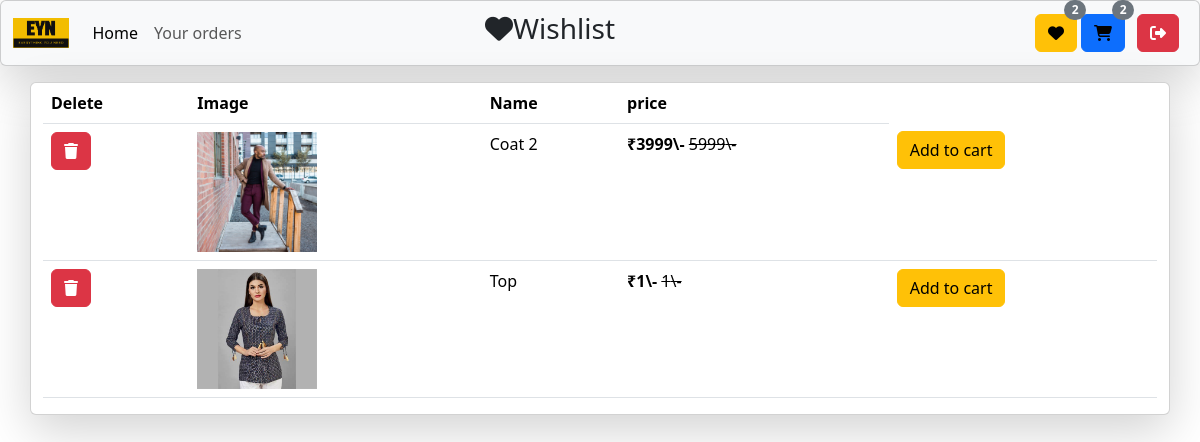
Screenshot of /wishlist/ (signed in) with the database file from the repository.
### home/models.py (models this page shows, shortened)
class BaseModel(models.Model):
    product_uuid = models.UUIDField(default=uuid.uuid4, editable=False, primary_key=True )
    created_at = models.DateField(auto_now_add=True)
    updated_at = models.DateField(auto_now_add=True)
    class Meta:
        abstract = True

class wishlist(BaseModel):
    user = models.ForeignKey(User, on_delete=models.SET_NULL,null=True, blank=True, related_name="wishlist")
    product = models.ForeignKey(products, on_delete=models.CASCADE)

class products(BaseModel):
    product_category = models.CharField(max_length=100)
    product_image = models.ImageField(upload_to="products", null=True, blank=True)
    product_image1 = models.ImageField(upload_to="products", null=True, blank=True)
    product_image2 = models.ImageField(upload_to="products", null=True, blank=True)
    product_name = models.CharField(max_length=100)
    real_price = models.IntegerField(default=1)
    discounted_price = models.IntegerField(default=1)
    product_description = models.TextField()
    size = models.CharField(max_length=100, default="medium")

### home/views.py (the view)
# urls.py: path('wishlist/', wishlist_page, name="wishlist"),
@login_required(login_url='/login/')
def wishlist_page(request):
    user = request.user
    items = wishlist.objects.filter(user=user)
    if not items.exists():
        context={"message":"Your wishlist is empty"}
    else:
        length = len(cart_items.objects.filter(cart__user = user, cart__is_paid = False))
        w_length = len(wishlist.objects.filter(user=user))
        context = {"items":items,"length":length,"w_length":w_length}
    return render(request,"wishlist.html",context)

### home/templates/wishlist.html (shortened to what this page needs)
{% extends "base.html" %}
{% block start %}
<nav class="navbar navbar-expand-lg bg-body-tertiary card shadow-lg">
    <div class="container-fluid">
      <a class="navbar-brand fs-4" href="/"><img src="/media/logo/EYN_edited.png" alt="..." style="height: 30px; margin-bottom: 4px;"></a>
      <div class="collapse navbar-collapse" id="navbarSupportedContent">
        <ul class="navbar-nav me-auto mb-2 mb-lg-0">
          <li class="nav-item">
            <a class="nav-link active" aria-current="page" href="/">Home</a>
          </li>
          <li class="nav-item">
            <a class="nav-link" href="/orders/">Your orders</a>
          </li>
        </ul>
        <h3 class=""><i class="fa-solid fa-heart"></i>Wishlist</h3>
        <a href="/wishlist/"><div class="btn btn-warning icon1"><i class="fa-solid fa-heart"></i><span class="badge text-bg-secondary rounded-pill" style="position: absolute;
            top: -1px;">{{w_length}}</span></div></a>
        <a href="/cart/"><div class="btn btn-primary mx-1"><i class="fa-solid fa-cart-shopping"></i>
            <span class="badge text-bg-secondary rounded-pill" style="position: absolute;
            top: -1px;">{{length}}</span></a></div></a>
        <a class="btn btn-danger mx-2" href="/logout/"><i class="fa-solid fa-right-from-bracket"></i></a>
      </div>
  </nav>
  {% if message %}
    <div class="container d-flex mt-5" style="justify-content: center; height: 400px;">
      <img src="https://www.zolut.com/img/wishlist_empty.png?1460902528" alt="Your wishlist is empty">
    </div>
    <div class="d-flex mb-3" style="justify-content: center;">
      <a href="/"><div class="btn btn-warning">Continue shopping</div></a>
      </div>
  {% else %}
  <div class="container my-3 card shadow-lg">
  <table class="table ">
    <thead>
      <tr>
        <th scope="col">Delete</th>
        <th scope="col">Image</th>
        <th scope="col">Name</th>
        <th scope="col">price</th>
      </tr>
    </thead>
    <tbody>
        {% for item in items %}
      <tr>
        <th scope="row"><a href="/delete-wishlist/{{item.product.product_uuid}}"><div class="btn btn-danger"><i class="fa-solid fa-trash"></i></div></a></th>
        <td><a href="/product/{{item.product.product_uuid}}"><img src="/media/{{item.product.product_image}}" alt="" style="width: 120px;"></a></td>
        <td>{{item.product.product_name}}</td>
        <td><b>₹{{item.product.discounted_price}}\-</b>  <strike>{{item.product.real_price}}\-</strike></td>
        <td><a href="/add-to-cart/{{item.product.product_uuid}}/" class="btn btn-warning">Add to cart</a></td>
      </tr>
      {% endfor %}
    </tbody>
  </table>
</div>
{% endif %}
{% endblock %}

### static/style.css (style rules this page uses)
.icon1 { margin-left: 420px; }
a { color: #020101; text-decoration: none; }

### rows the page displays
wishlist: product.product_image (picture), product.product_name "Coat 2", product.discounted_price "3999", product.real_price "5999"
wishlist: product.product_image (picture), product.product_name "Top", product.discounted_price "1", product.real_price "1"

### other values shown
{{ w_length }} "2"
{{ length }} "2"
